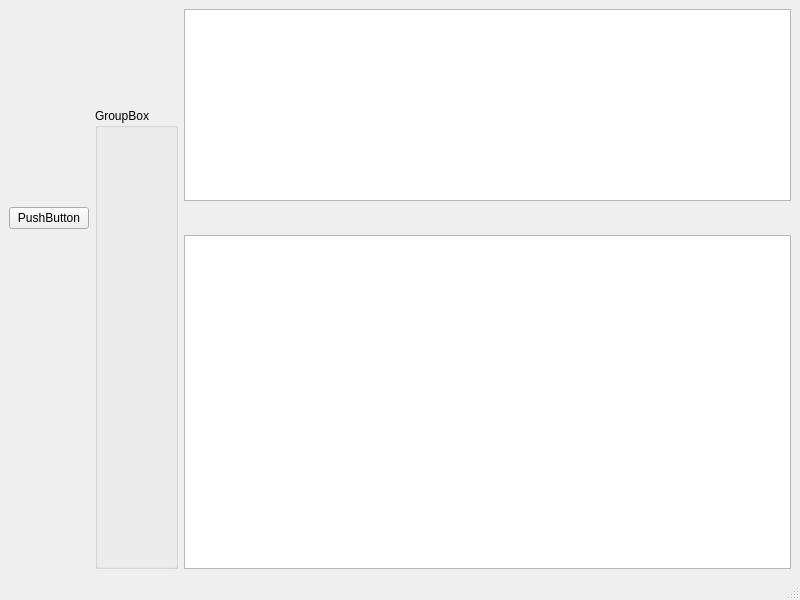
<?xml version="1.0" encoding="UTF-8"?>
<ui version="4.0">
 <class>MainWindow</class>
 <widget class="QMainWindow" name="MainWindow">
  <property name="geometry">
   <rect>
    <x>0</x>
    <y>0</y>
    <width>800</width>
    <height>600</height>
   </rect>
  </property>
  <property name="windowTitle">
   <string>MainWindow</string>
  </property>
  <property name="styleSheet">
   <string>background-color: rgb( 255, 255, 255); color rgb( 0, 0, 0); QGroupBox { border: 1px solid #808080; border-radius: 0px; margin-top: 12px; padding-top: 10px; } </string>
  </property>
  <widget class="QWidget" name="centralwidget">
   <property name="styleSheet">
    <string notr="true">background-color: rgb( 255, 255, 255); color rgb( 0, 0, 0); QGroupBox { border: 1px solid #808080; border-radius: 0px; margin-top: 12px; padding-top: 10px; } </string>
   </property>
   <layout class="QGridLayout" name="gridLayout">
    <item row="3" column="2">
     <widget class="QTextEdit" name="textEdit"/>
    </item>
    <item row="0" column="0">
     <widget class="QWidget" name="widget" native="true">
      <property name="styleSheet">
       <string notr="true">QGroupBox {
    border: 1px solid #808080;
    border-radius: 0px;
    margin-top: 12px;
    padding-top: 10px;
}</string>
      </property>
     </widget>
    </item>
    <item row="1" column="1" rowspan="3">
     <widget class="QGroupBox" name="groupBox">
      <property name="title">
       <string>GroupBox</string>
      </property>
     </widget>
    </item>
    <item row="0" column="2" rowspan="2">
     <widget class="QTextEdit" name="textEdit_Amplitud"/>
    </item>
    <item row="2" column="0">
     <widget class="QPushButton" name="pushButton_Actualizar">
      <property name="text">
       <string>PushButton</string>
      </property>
     </widget>
    </item>
   </layout>
  </widget>
  <widget class="QMenuBar" name="menubar">
   <property name="geometry">
    <rect>
     <x>0</x>
     <y>0</y>
     <width>800</width>
     <height>22</height>
    </rect>
   </property>
  </widget>
  <widget class="QStatusBar" name="statusbar"/>
 </widget>
 <resources/>
 <connections/>
</ui>
